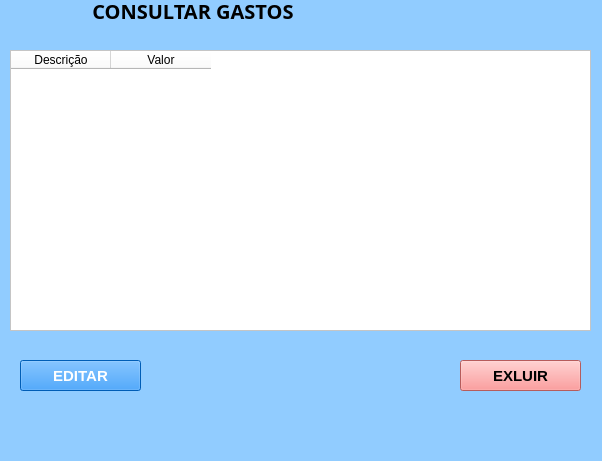
<?xml version="1.0" encoding="UTF-8"?>
<ui version="4.0">
 <class>MainWindow</class>
 <widget class="QMainWindow" name="MainWindow">
  <property name="geometry">
   <rect>
    <x>0</x>
    <y>0</y>
    <width>602</width>
    <height>461</height>
   </rect>
  </property>
  <property name="windowTitle">
   <string>MainWindow</string>
  </property>
  <property name="styleSheet">
   <string notr="true">background-color: rgb(145, 204, 255);</string>
  </property>
  <widget class="QWidget" name="centralwidget">
   <widget class="QLabel" name="label_5">
    <property name="geometry">
     <rect>
      <x>80</x>
      <y>0</y>
      <width>231</width>
      <height>21</height>
     </rect>
    </property>
    <property name="font">
     <font>
      <family>MV Boli</family>
      <pointsize>15</pointsize>
      <weight>75</weight>
      <italic>false</italic>
      <bold>true</bold>
     </font>
    </property>
    <property name="text">
     <string>CONSULTAR GASTOS </string>
    </property>
    <property name="alignment">
     <set>Qt::AlignCenter</set>
    </property>
   </widget>
   <widget class="QTableWidget" name="tblConsultarGastos">
    <property name="geometry">
     <rect>
      <x>10</x>
      <y>50</y>
      <width>581</width>
      <height>281</height>
     </rect>
    </property>
    <property name="font">
     <font>
      <family>Arial</family>
      <pointsize>15</pointsize>
     </font>
    </property>
    <property name="styleSheet">
     <string notr="true">background-color: rgb(255, 255, 255);</string>
    </property>
    <column>
     <property name="text">
      <string>Descrição</string>
     </property>
    </column>
    <column>
     <property name="text">
      <string>Valor</string>
     </property>
    </column>
   </widget>
   <widget class="QPushButton" name="btnExcluirGastos">
    <property name="geometry">
     <rect>
      <x>460</x>
      <y>360</y>
      <width>121</width>
      <height>31</height>
     </rect>
    </property>
    <property name="font">
     <font>
      <family>Arial</family>
      <pointsize>11</pointsize>
      <weight>75</weight>
      <bold>true</bold>
     </font>
    </property>
    <property name="styleSheet">
     <string notr="true">background-color: rgb(255, 129, 129);
</string>
    </property>
    <property name="text">
     <string>EXLUIR</string>
    </property>
   </widget>
   <widget class="QPushButton" name="btnEditarGastos">
    <property name="geometry">
     <rect>
      <x>20</x>
      <y>360</y>
      <width>121</width>
      <height>31</height>
     </rect>
    </property>
    <property name="font">
     <font>
      <family>Arial</family>
      <pointsize>11</pointsize>
      <weight>75</weight>
      <bold>true</bold>
     </font>
    </property>
    <property name="styleSheet">
     <string notr="true">background-color: rgb(0, 130, 255);
color: rgb(255, 255, 255);</string>
    </property>
    <property name="text">
     <string>EDITAR</string>
    </property>
   </widget>
  </widget>
  <widget class="QMenuBar" name="menubar">
   <property name="geometry">
    <rect>
     <x>0</x>
     <y>0</y>
     <width>602</width>
     <height>21</height>
    </rect>
   </property>
  </widget>
  <widget class="QStatusBar" name="statusbar"/>
 </widget>
 <resources/>
 <connections/>
</ui>
